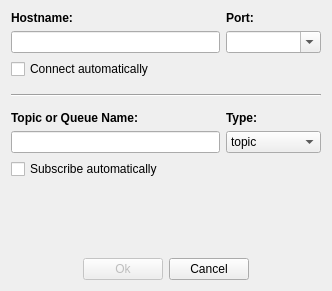
<?xml version="1.0" encoding="UTF-8"?>
<ui version="4.0">
 <class>LocationContextDialogClass</class>
 <widget class="QDialog" name="LocationContextDialogClass">
  <property name="windowModality">
   <enum>Qt::WindowModal</enum>
  </property>
  <property name="geometry">
   <rect>
    <x>0</x>
    <y>0</y>
    <width>332</width>
    <height>291</height>
   </rect>
  </property>
  <property name="sizePolicy">
   <sizepolicy hsizetype="Minimum" vsizetype="Minimum">
    <horstretch>0</horstretch>
    <verstretch>0</verstretch>
   </sizepolicy>
  </property>
  <property name="baseSize">
   <size>
    <width>0</width>
    <height>0</height>
   </size>
  </property>
  <property name="windowTitle">
   <string>LocationContextDialog</string>
  </property>
  <layout class="QVBoxLayout" name="verticalLayout">
   <item>
    <layout class="QGridLayout" name="gridLayout">
     <item row="0" column="0">
      <widget class="QLabel" name="label">
       <property name="font">
        <font>
         <weight>75</weight>
         <bold>true</bold>
        </font>
       </property>
       <property name="text">
        <string>Hostname:</string>
       </property>
      </widget>
     </item>
     <item row="0" column="1">
      <widget class="QLabel" name="label_3">
       <property name="font">
        <font>
         <weight>75</weight>
         <bold>true</bold>
        </font>
       </property>
       <property name="text">
        <string>Port:</string>
       </property>
      </widget>
     </item>
     <item row="1" column="0">
      <widget class="QLineEdit" name="remoteHost">
       <property name="minimumSize">
        <size>
         <width>200</width>
         <height>0</height>
        </size>
       </property>
      </widget>
     </item>
     <item row="1" column="1">
      <widget class="QComboBox" name="remotePort">
       <property name="sizePolicy">
        <sizepolicy hsizetype="Minimum" vsizetype="Fixed">
         <horstretch>0</horstretch>
         <verstretch>0</verstretch>
        </sizepolicy>
       </property>
       <property name="editable">
        <bool>true</bool>
       </property>
       <item>
        <property name="text">
         <string/>
        </property>
       </item>
       <item>
        <property name="text">
         <string>&lt;stomp&gt;</string>
        </property>
       </item>
       <item>
        <property name="text">
         <string>&lt;openwire&gt;</string>
        </property>
       </item>
       <item>
        <property name="text">
         <string>&lt;http&gt;</string>
        </property>
       </item>
      </widget>
     </item>
     <item row="2" column="0">
      <widget class="QCheckBox" name="autoConnection">
       <property name="sizePolicy">
        <sizepolicy hsizetype="Expanding" vsizetype="Fixed">
         <horstretch>0</horstretch>
         <verstretch>0</verstretch>
        </sizepolicy>
       </property>
       <property name="text">
        <string>Connect automatically</string>
       </property>
      </widget>
     </item>
     <item row="3" column="0" colspan="2">
      <widget class="Line" name="channelBreak">
       <property name="minimumSize">
        <size>
         <width>0</width>
         <height>20</height>
        </size>
       </property>
       <property name="frameShadow">
        <enum>QFrame::Sunken</enum>
       </property>
       <property name="midLineWidth">
        <number>0</number>
       </property>
       <property name="orientation">
        <enum>Qt::Horizontal</enum>
       </property>
      </widget>
     </item>
     <item row="4" column="0">
      <widget class="QLabel" name="channelLabel">
       <property name="font">
        <font>
         <weight>75</weight>
         <bold>true</bold>
        </font>
       </property>
       <property name="text">
        <string>Topic or Queue Name:</string>
       </property>
       <property name="margin">
        <number>0</number>
       </property>
      </widget>
     </item>
     <item row="4" column="1">
      <widget class="QLabel" name="channelTypeLabel">
       <property name="font">
        <font>
         <weight>75</weight>
         <bold>true</bold>
        </font>
       </property>
       <property name="text">
        <string>Type:</string>
       </property>
      </widget>
     </item>
     <item row="5" column="0">
      <widget class="QLineEdit" name="subscription">
       <property name="minimumSize">
        <size>
         <width>200</width>
         <height>0</height>
        </size>
       </property>
      </widget>
     </item>
     <item row="5" column="1">
      <widget class="QComboBox" name="subscriptionType">
       <property name="sizePolicy">
        <sizepolicy hsizetype="Minimum" vsizetype="Fixed">
         <horstretch>0</horstretch>
         <verstretch>0</verstretch>
        </sizepolicy>
       </property>
       <item>
        <property name="text">
         <string>topic</string>
        </property>
       </item>
       <item>
        <property name="text">
         <string>queue</string>
        </property>
       </item>
      </widget>
     </item>
     <item row="6" column="0">
      <widget class="QCheckBox" name="autoSubscription">
       <property name="sizePolicy">
        <sizepolicy hsizetype="Expanding" vsizetype="Fixed">
         <horstretch>0</horstretch>
         <verstretch>0</verstretch>
        </sizepolicy>
       </property>
       <property name="text">
        <string>Subscribe automatically</string>
       </property>
      </widget>
     </item>
    </layout>
   </item>
   <item>
    <spacer name="verticalSpacer">
     <property name="orientation">
      <enum>Qt::Vertical</enum>
     </property>
     <property name="sizeHint" stdset="0">
      <size>
       <width>20</width>
       <height>23</height>
      </size>
     </property>
    </spacer>
   </item>
   <item>
    <layout class="QHBoxLayout" name="horizontalLayout">
     <item>
      <spacer name="horizontalSpacer">
       <property name="orientation">
        <enum>Qt::Horizontal</enum>
       </property>
       <property name="sizeHint" stdset="0">
        <size>
         <width>40</width>
         <height>20</height>
        </size>
       </property>
      </spacer>
     </item>
     <item>
      <widget class="QPushButton" name="create">
       <property name="enabled">
        <bool>false</bool>
       </property>
       <property name="text">
        <string>Ok</string>
       </property>
      </widget>
     </item>
     <item>
      <widget class="QPushButton" name="cancel">
       <property name="text">
        <string>Cancel</string>
       </property>
      </widget>
     </item>
     <item>
      <spacer name="horizontalSpacer_2">
       <property name="orientation">
        <enum>Qt::Horizontal</enum>
       </property>
       <property name="sizeHint" stdset="0">
        <size>
         <width>40</width>
         <height>20</height>
        </size>
       </property>
      </spacer>
     </item>
    </layout>
   </item>
  </layout>
 </widget>
 <layoutdefault spacing="6" margin="11"/>
 <resources/>
 <connections>
  <connection>
   <sender>cancel</sender>
   <signal>clicked()</signal>
   <receiver>LocationContextDialogClass</receiver>
   <slot>reject()</slot>
   <hints>
    <hint type="sourcelabel">
     <x>245</x>
     <y>280</y>
    </hint>
    <hint type="destinationlabel">
     <x>471</x>
     <y>73</y>
    </hint>
   </hints>
  </connection>
  <connection>
   <sender>create</sender>
   <signal>clicked()</signal>
   <receiver>LocationContextDialogClass</receiver>
   <slot>accept()</slot>
   <hints>
    <hint type="sourcelabel">
     <x>162</x>
     <y>280</y>
    </hint>
    <hint type="destinationlabel">
     <x>209</x>
     <y>73</y>
    </hint>
   </hints>
  </connection>
  <connection>
   <sender>remoteHost</sender>
   <signal>textChanged(QString)</signal>
   <receiver>LocationContextDialogClass</receiver>
   <slot>updateAcceptable()</slot>
   <hints>
    <hint type="sourcelabel">
     <x>197</x>
     <y>38</y>
    </hint>
    <hint type="destinationlabel">
     <x>375</x>
     <y>102</y>
    </hint>
   </hints>
  </connection>
  <connection>
   <sender>subscription</sender>
   <signal>textChanged(QString)</signal>
   <receiver>LocationContextDialogClass</receiver>
   <slot>updateAcceptable()</slot>
   <hints>
    <hint type="sourcelabel">
     <x>208</x>
     <y>132</y>
    </hint>
    <hint type="destinationlabel">
     <x>368</x>
     <y>183</y>
    </hint>
   </hints>
  </connection>
 </connections>
 <slots>
  <slot>updateAcceptable()</slot>
  <slot>createClicked()</slot>
  <slot>cancelClicked()</slot>
 </slots>
</ui>
